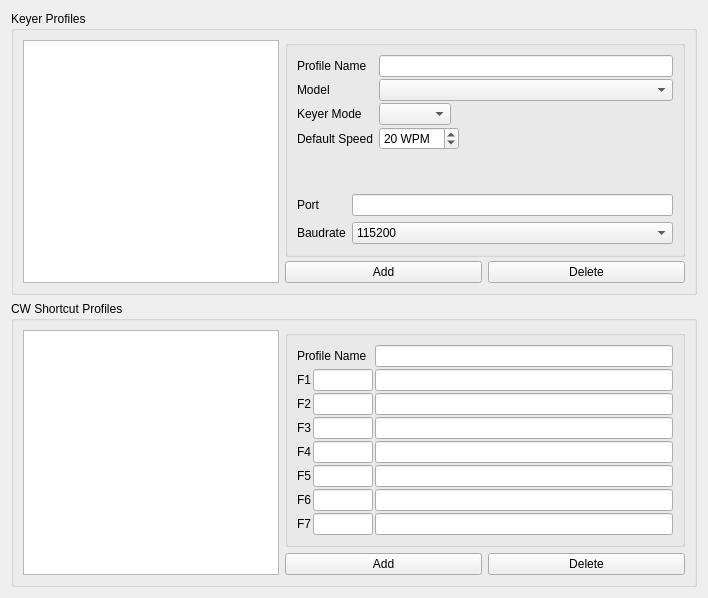
         <widget class="QWidget" name="cwTab">
          <attribute name="title">
           <string>CW Keyers</string>
          </attribute>
          <layout class="QVBoxLayout" name="verticalLayout_8">
           <item>
            <widget class="QGroupBox" name="cwProfileGroup">
             <property name="title">
              <string>Keyer Profiles</string>
             </property>
             <layout class="QGridLayout" name="gridLayout_8">
              <property name="horizontalSpacing">
               <number>6</number>
              </property>
              <property name="verticalSpacing">
               <number>2</number>
              </property>
              <item row="0" column="0" rowspan="3">
               <widget class="QListView" name="cwProfilesListView">
                <property name="focusPolicy">
                 <enum>Qt::NoFocus</enum>
                </property>
                <property name="contextMenuPolicy">
                 <enum>Qt::NoContextMenu</enum>
                </property>
                <property name="toolTip">
                 <string>List of all available CW Keyers</string>
                </property>
                <property name="editTriggers">
                 <set>QAbstractItemView::NoEditTriggers</set>
                </property>
               </widget>
              </item>
              <item row="0" column="1" colspan="2">
               <widget class="QGroupBox" name="cwProfileGroup_2">
                <property name="minimumSize">
                 <size>
                  <width>400</width>
                  <height>0</height>
                 </size>
                </property>
                <property name="title">
                 <string/>
                </property>
                <property name="flat">
                 <bool>false</bool>
                </property>
                <layout class="QFormLayout" name="formLayout_21">
                 <property name="verticalSpacing">
                  <number>2</number>
                 </property>
                 <item row="0" column="0">
                  <widget class="QLabel" name="cwProfileNameLabel">
                   <property name="text">
                    <string>Profile Name</string>
                   </property>
                  </widget>
                 </item>
                 <item row="0" column="1">
                  <widget class="QLineEdit" name="cwProfileNameEdit">
                   <property name="toolTip">
                    <string/>
                   </property>
                   <property name="maxLength">
                    <number>25</number>
                   </property>
                  </widget>
                 </item>
                 <item row="1" column="0">
                  <widget class="QLabel" name="cwModelLabel">
                   <property name="text">
                    <string>Model</string>
                   </property>
                  </widget>
                 </item>
                 <item row="1" column="1">
                  <widget class="QComboBox" name="cwModelSelect"/>
                 </item>
                 <item row="2" column="0">
                  <widget class="QLabel" name="label_3">
                   <property name="text">
                    <string>Keyer Mode</string>
                   </property>
                  </widget>
                 </item>
                 <item row="2" column="1">
                  <widget class="QComboBox" name="cwKeyModeSelect">
                   <property name="sizePolicy">
                    <sizepolicy hsizetype="Maximum" vsizetype="Fixed">
                     <horstretch>0</horstretch>
                     <verstretch>0</verstretch>
                    </sizepolicy>
                   </property>
                  </widget>
                 </item>
                 <item row="3" column="0">
                  <widget class="QLabel" name="label_4">
                   <property name="text">
                    <string>Default Speed</string>
                   </property>
                  </widget>
                 </item>
                 <item row="3" column="1">
                  <widget class="QSpinBox" name="cwDefaulSpeed">
                   <property name="sizePolicy">
                    <sizepolicy hsizetype="Maximum" vsizetype="Fixed">
                     <horstretch>0</horstretch>
                     <verstretch>0</verstretch>
                    </sizepolicy>
                   </property>
                   <property name="specialValueText">
                    <string>N/A</string>
                   </property>
                   <property name="suffix">
                    <string> WPM</string>
                   </property>
                   <property name="minimum">
                    <number>0</number>
                   </property>
                   <property name="maximum">
                    <number>999</number>
                   </property>
                   <property name="value">
                    <number>20</number>
                   </property>
                  </widget>
                 </item>
                 <item row="5" column="0" colspan="2">
                  <widget class="QStackedWidget" name="cwStackedWidget">
                   <property name="sizePolicy">
                    <sizepolicy hsizetype="Preferred" vsizetype="Preferred">
                     <horstretch>0</horstretch>
                     <verstretch>0</verstretch>
                    </sizepolicy>
                   </property>
                   <property name="frameShape">
                    <enum>QFrame::NoFrame</enum>
                   </property>
                   <property name="currentIndex">
                    <number>0</number>
                   </property>
                   <widget class="QWidget" name="cwSerialPage">
                    <layout class="QFormLayout" name="formLayout_22">
                     <property name="leftMargin">
                      <number>0</number>
                     </property>
                     <property name="topMargin">
                      <number>0</number>
                     </property>
                     <property name="rightMargin">
                      <number>0</number>
                     </property>
                     <property name="bottomMargin">
                      <number>0</number>
                     </property>
                     <item row="0" column="0">
                      <widget class="QLabel" name="cwPortLabel">
                       <property name="text">
                        <string>Port</string>
                       </property>
                      </widget>
                     </item>
                     <item row="0" column="1">
                      <widget class="QLineEdit" name="cwPortEdit">
                       <property name="toolTip">
                        <string>Use COMxx for Window or path to COM port under Unix-like OS</string>
                       </property>
                      </widget>
                     </item>
                     <item row="1" column="0">
                      <widget class="QLabel" name="cwBaudLabel">
                       <property name="text">
                        <string>Baudrate</string>
                       </property>
                      </widget>
                     </item>
                     <item row="1" column="1">
                      <widget class="QComboBox" name="cwBaudSelect">
                       <item>
                        <property name="text">
                         <string>115200</string>
                        </property>
                       </item>
                       <item>
                        <property name="text">
                         <string>57600</string>
                        </property>
                       </item>
                       <item>
                        <property name="text">
                         <string>38400</string>
                        </property>
                       </item>
                       <item>
                        <property name="text">
                         <string>19200</string>
                        </property>
                       </item>
                       <item>
                        <property name="text">
                         <string>9600</string>
                        </property>
                       </item>
                       <item>
                        <property name="text">
                         <string>4800</string>
                        </property>
                       </item>
                       <item>
                        <property name="text">
                         <string>2400</string>
                        </property>
                       </item>
                       <item>
                        <property name="text">
                         <string>1200</string>
                        </property>
                       </item>
                      </widget>
                     </item>
                    </layout>
                   </widget>
                   <widget class="QWidget" name="cwNetworkPage">
                    <layout class="QFormLayout" name="formLayout_23">
                     <property name="leftMargin">
                      <number>0</number>
                     </property>
                     <property name="topMargin">
                      <number>0</number>
                     </property>
                     <property name="rightMargin">
                      <number>0</number>
                     </property>
                     <property name="bottomMargin">
                      <number>0</number>
                     </property>
                     <item row="0" column="0">
                      <widget class="QLabel" name="cwHostNameLabel">
                       <property name="text">
                        <string>Host Name</string>
                       </property>
                      </widget>
                     </item>
                     <item row="0" column="1">
                      <widget class="QLineEdit" name="cwHostNameEdit"/>
                     </item>
                     <item row="1" column="0">
                      <widget class="QLabel" name="cwNetPortLabel">
                       <property name="text">
                        <string>Port</string>
                       </property>
                      </widget>
                     </item>
                     <item row="1" column="1">
                      <widget class="QSpinBox" name="cwNetPortSpin">
                       <property name="toolTip">
                        <string>HamLib does not support to change a destination port.</string>
                       </property>
                       <property name="minimum">
                        <number>1024</number>
                       </property>
                       <property name="maximum">
                        <number>65535</number>
                       </property>
                       <property name="value">
                        <number>6789</number>
                       </property>
                      </widget>
                     </item>
                    </layout>
                   </widget>
                  </widget>
                 </item>
                 <item row="4" column="1">
                  <spacer name="verticalSpacer_5">
                   <property name="orientation">
                    <enum>Qt::Vertical</enum>
                   </property>
                   <property name="sizeHint" stdset="0">
                    <size>
                     <width>20</width>
                     <height>40</height>
                    </size>
                   </property>
                  </spacer>
                 </item>
                </layout>
               </widget>
              </item>
              <item row="2" column="1">
               <widget class="QPushButton" name="cwAddProfileButton">
                <property name="text">
                 <string>Add</string>
                </property>
               </widget>
              </item>
              <item row="2" column="2">
               <widget class="QPushButton" name="cwDelProfileButton">
                <property name="text">
                 <string>Delete</string>
                </property>
               </widget>
              </item>
             </layout>
            </widget>
           </item>
           <item>
            <widget class="QGroupBox" name="cwShortcutProfileGroup">
             <property name="title">
              <string>CW Shortcut Profiles</string>
             </property>
             <layout class="QGridLayout" name="gridLayout_9" rowstretch="0,0" columnstretch="0,0,0,0,0,0">
              <item row="1" column="4">
               <widget class="QPushButton" name="cwShortcutAddProfileButton">
                <property name="text">
                 <string>Add</string>
                </property>
               </widget>
              </item>
              <item row="1" column="5">
               <widget class="QPushButton" name="cwShortcutDelProfileButton">
                <property name="text">
                 <string>Delete</string>
                </property>
               </widget>
              </item>
              <item row="0" column="0" rowspan="2" colspan="4">
               <widget class="QListView" name="cwShortcutListView">
                <property name="focusPolicy">
                 <enum>Qt::NoFocus</enum>
                </property>
                <property name="contextMenuPolicy">
                 <enum>Qt::NoContextMenu</enum>
                </property>
                <property name="toolTip">
                 <string>List of all available CW Shortcuts Profiles</string>
                </property>
                <property name="editTriggers">
                 <set>QAbstractItemView::NoEditTriggers</set>
                </property>
               </widget>
              </item>
              <item row="0" column="4" colspan="2">
               <widget class="QGroupBox" name="cwShortcutGroup">
                <property name="minimumSize">
                 <size>
                  <width>400</width>
                  <height>0</height>
                 </size>
                </property>
                <property name="title">
                 <string/>
                </property>
                <layout class="QFormLayout" name="formLayout_24">
                 <property name="horizontalSpacing">
                  <number>2</number>
                 </property>
                 <property name="verticalSpacing">
                  <number>2</number>
                 </property>
                 <item row="0" column="0">
                  <widget class="QLabel" name="cwShortcutProfileNameLabel">
                   <property name="text">
                    <string>Profile Name</string>
                   </property>
                  </widget>
                 </item>
                 <item row="0" column="1">
                  <widget class="QLineEdit" name="cwShortcutProfileNameEdit">
                   <property name="maxLength">
                    <number>25</number>
                   </property>
                  </widget>
                 </item>
                 <item row="1" column="0">
                  <layout class="QHBoxLayout" name="horizontalLayout_13">
                   <property name="rightMargin">
                    <number>0</number>
                   </property>
                   <property name="bottomMargin">
                    <number>0</number>
                   </property>
                   <item>
                    <widget class="QLabel" name="cwShortcutF1Label">
                     <property name="text">
                      <string>F1</string>
                     </property>
                    </widget>
                   </item>
                   <item>
                    <widget class="QLineEdit" name="cwShortcutF1ShortEdit">
                     <property name="sizePolicy">
                      <sizepolicy hsizetype="Maximum" vsizetype="Fixed">
                       <horstretch>0</horstretch>
                       <verstretch>0</verstretch>
                      </sizepolicy>
                     </property>
                     <property name="minimumSize">
                      <size>
                       <width>0</width>
                       <height>0</height>
                      </size>
                     </property>
                     <property name="maximumSize">
                      <size>
                       <width>60</width>
                       <height>16777215</height>
                      </size>
                     </property>
                     <property name="toolTip">
                      <string>Short Desciption of the Button (up to 7 chars)</string>
                     </property>
                     <property name="text">
                      <string/>
                     </property>
                     <property name="maxLength">
                      <number>7</number>
                     </property>
                     <property name="frame">
                      <bool>true</bool>
                     </property>
                    </widget>
                   </item>
                  </layout>
                 </item>
                 <item row="1" column="1">
                  <widget class="QLineEdit" name="cwShortcutF1MacroEdit">
                   <property name="toolTip">
                    <string>&lt;DXCALL&gt; = DX Callsign
&lt;NAME&gt; = DX Operator Name
&lt;RST&gt; = Report 599
&lt;RSTN&gt; = Report 5NN
&lt;GREETING&gt; = Greenting GM/GA/GE
&lt;MYCALL&gt; = My Callsign
&lt;MYNAME&gt; = My Name
&lt;MYQTH&gt; = My QTH
&lt;MYLOCATOR&gt; = My Gridsquare
&lt;MYGRID&gt; = My Gridsquare
&lt;MYSIG&gt; = My SIG
&lt;MYSIGINFO&gt; = My SIG Information
&lt;MYIOTA&gt; = My IOTA
&lt;MYSOTA&gt; = MY SOTA
&lt;MYWWFT&gt; = My WWFT
&lt;MYVUCC&gt; = MY VUCC
&lt;MYPWR&gt; = My Power in W
&lt;EXCHSTR&gt; = Contest Exchange Message
&lt;EXCHNR&gt; = Contest Exchange Serial Number
&lt;EXCHNRN&gt; = Contest Exchange Serial Number (9→N, 0→T) 
</string>
                   </property>
                   <property name="inputMask">
                    <string/>
                   </property>
                  </widget>
                 </item>
                 <item row="2" column="0">
                  <layout class="QHBoxLayout" name="horizontalLayout_9">
                   <property name="rightMargin">
                    <number>0</number>
                   </property>
                   <property name="bottomMargin">
                    <number>0</number>
                   </property>
                   <item>
                    <widget class="QLabel" name="cwShortcutF2Label">
                     <property name="text">
                      <string>F2</string>
                     </property>
                    </widget>
                   </item>
                   <item>
                    <widget class="QLineEdit" name="cwShortcutF2ShortEdit">
                     <property name="sizePolicy">
                      <sizepolicy hsizetype="Maximum" vsizetype="Fixed">
                       <horstretch>0</horstretch>
                       <verstretch>0</verstretch>
                      </sizepolicy>
                     </property>
                     <property name="maximumSize">
                      <size>
                       <width>60</width>
                       <height>16777215</height>
                      </size>
                     </property>
                     <property name="toolTip">
                      <string>Short Desciption of the Button (up to 7 chars)</string>
                     </property>
                     <property name="maxLength">
                      <number>5</number>
                     </property>
                    </widget>
                   </item>
                  </layout>
                 </item>
                 <item row="2" column="1">
                  <widget class="QLineEdit" name="cwShortcutF2MacroEdit">
                   <property name="toolTip">
                    <string>&lt;DXCALL&gt; = DX Callsign
&lt;NAME&gt; = DX Operator Name
&lt;RST&gt; = Report 599
&lt;RSTN&gt; = Report 5NN
&lt;GREETING&gt; = Greenting GM/GA/GE
&lt;MYCALL&gt; = My Callsign
&lt;MYNAME&gt; = My Name
&lt;MYQTH&gt; = My QTH
&lt;MYLOCATOR&gt; = My Gridsquare
&lt;MYGRID&gt; = My Gridsquare
&lt;MYSIG&gt; = My SIG
&lt;MYSIGINFO&gt; = My SIG Information
&lt;MYIOTA&gt; = My IOTA
&lt;MYSOTA&gt; = MY SOTA
&lt;MYWWFT&gt; = My WWFT
&lt;MYVUCC&gt; = MY VUCC
&lt;MYPWR&gt; = My Power in W
&lt;EXCHSTR&gt; = Contest Exchange Message
&lt;EXCHNR&gt; = Contest Exchange Serial Number
&lt;EXCHNRN&gt; = Contest Exchange Serial Number (9→N, 0→T) 
</string>
                   </property>
                  </widget>
                 </item>
                 <item row="3" column="1">
                  <widget class="QLineEdit" name="cwShortcutF3MacroEdit">
                   <property name="toolTip">
                    <string>&lt;DXCALL&gt; = DX Callsign
&lt;NAME&gt; = DX Operator Name
&lt;RST&gt; = Report 599
&lt;RSTN&gt; = Report 5NN
&lt;GREETING&gt; = Greenting GM/GA/GE
&lt;MYCALL&gt; = My Callsign
&lt;MYNAME&gt; = My Name
&lt;MYQTH&gt; = My QTH
&lt;MYLOCATOR&gt; = My Gridsquare
&lt;MYGRID&gt; = My Gridsquare
&lt;MYSIG&gt; = My SIG
&lt;MYSIGINFO&gt; = My SIG Information
&lt;MYIOTA&gt; = My IOTA
&lt;MYSOTA&gt; = MY SOTA
&lt;MYWWFT&gt; = My WWFT
&lt;MYVUCC&gt; = MY VUCC
&lt;MYPWR&gt; = My Power in W
&lt;EXCHSTR&gt; = Contest Exchange Message
&lt;EXCHNR&gt; = Contest Exchange Serial Number
&lt;EXCHNRN&gt; = Contest Exchange Serial Number (9→N, 0→T) 
</string>
                   </property>
                  </widget>
                 </item>
                 <item row="4" column="1">
                  <widget class="QLineEdit" name="cwShortcutF4MacroEdit">
                   <property name="toolTip">
                    <string>&lt;DXCALL&gt; = DX Callsign
&lt;NAME&gt; = DX Operator Name
&lt;RST&gt; = Report 599
&lt;RSTN&gt; = Report 5NN
&lt;GREETING&gt; = Greenting GM/GA/GE
&lt;MYCALL&gt; = My Callsign
&lt;MYNAME&gt; = My Name
&lt;MYQTH&gt; = My QTH
&lt;MYLOCATOR&gt; = My Gridsquare
&lt;MYGRID&gt; = My Gridsquare
&lt;MYSIG&gt; = My SIG
&lt;MYSIGINFO&gt; = My SIG Information
&lt;MYIOTA&gt; = My IOTA
&lt;MYSOTA&gt; = MY SOTA
&lt;MYWWFT&gt; = My WWFT
&lt;MYVUCC&gt; = MY VUCC
&lt;MYPWR&gt; = My Power in W
&lt;EXCHSTR&gt; = Contest Exchange Message
&lt;EXCHNR&gt; = Contest Exchange Serial Number
&lt;EXCHNRN&gt; = Contest Exchange Serial Number (9→N, 0→T) 
</string>
                   </property>
                  </widget>
                 </item>
                 <item row="5" column="1">
                  <widget class="QLineEdit" name="cwShortcutF5MacroEdit">
                   <property name="toolTip">
                    <string>&lt;DXCALL&gt; = DX Callsign
&lt;NAME&gt; = DX Operator Name
&lt;RST&gt; = Report 599
&lt;RSTN&gt; = Report 5NN
&lt;GREETING&gt; = Greenting GM/GA/GE
&lt;MYCALL&gt; = My Callsign
&lt;MYNAME&gt; = My Name
&lt;MYQTH&gt; = My QTH
&lt;MYLOCATOR&gt; = My Gridsquare
&lt;MYGRID&gt; = My Gridsquare
&lt;MYSIG&gt; = My SIG
&lt;MYSIGINFO&gt; = My SIG Information
&lt;MYIOTA&gt; = My IOTA
&lt;MYSOTA&gt; = MY SOTA
&lt;MYWWFT&gt; = My WWFT
&lt;MYVUCC&gt; = MY VUCC
&lt;MYPWR&gt; = My Power in W
&lt;EXCHSTR&gt; = Contest Exchange Message
&lt;EXCHNR&gt; = Contest Exchange Serial Number
&lt;EXCHNRN&gt; = Contest Exchange Serial Number (9→N, 0→T) 
</string>
                   </property>
                  </widget>
                 </item>
                 <item row="6" column="1">
                  <widget class="QLineEdit" name="cwShortcutF6MacroEdit">
                   <property name="toolTip">
                    <string>&lt;DXCALL&gt; = DX Callsign
&lt;NAME&gt; = DX Operator Name
&lt;RST&gt; = Report 599
&lt;RSTN&gt; = Report 5NN
&lt;GREETING&gt; = Greenting GM/GA/GE
&lt;MYCALL&gt; = My Callsign
&lt;MYNAME&gt; = My Name
&lt;MYQTH&gt; = My QTH
&lt;MYLOCATOR&gt; = My Gridsquare
&lt;MYGRID&gt; = My Gridsquare
&lt;MYSIG&gt; = My SIG
&lt;MYSIGINFO&gt; = My SIG Information
&lt;MYIOTA&gt; = My IOTA
&lt;MYSOTA&gt; = MY SOTA
&lt;MYWWFT&gt; = My WWFT
&lt;MYVUCC&gt; = MY VUCC
&lt;MYPWR&gt; = My Power in W
&lt;EXCHSTR&gt; = Contest Exchange Message
&lt;EXCHNR&gt; = Contest Exchange Serial Number
&lt;EXCHNRN&gt; = Contest Exchange Serial Number (9→N, 0→T) 
</string>
                   </property>
                  </widget>
                 </item>
                 <item row="7" column="1">
                  <widget class="QLineEdit" name="cwShortcutF7MacroEdit">
                   <property name="toolTip">
                    <string>&lt;DXCALL&gt; = DX Callsign
&lt;NAME&gt; = DX Operator Name
&lt;RST&gt; = Report 599
&lt;RSTN&gt; = Report 5NN
&lt;GREETING&gt; = Greenting GM/GA/GE
&lt;MYCALL&gt; = My Callsign
&lt;MYNAME&gt; = My Name
&lt;MYQTH&gt; = My QTH
&lt;MYLOCATOR&gt; = My Gridsquare
&lt;MYGRID&gt; = My Gridsquare
&lt;MYSIG&gt; = My SIG
&lt;MYSIGINFO&gt; = My SIG Information
&lt;MYIOTA&gt; = My IOTA
&lt;MYSOTA&gt; = MY SOTA
&lt;MYWWFT&gt; = My WWFT
&lt;MYVUCC&gt; = MY VUCC
&lt;MYPWR&gt; = My Power in W
&lt;EXCHSTR&gt; = Contest Exchange Message
&lt;EXCHNR&gt; = Contest Exchange Serial Number
&lt;EXCHNRN&gt; = Contest Exchange Serial Number (9→N, 0→T) 
</string>
                   </property>
                  </widget>
                 </item>
                 <item row="3" column="0">
                  <layout class="QHBoxLayout" name="horizontalLayout_19">
                   <property name="rightMargin">
                    <number>0</number>
                   </property>
                   <property name="bottomMargin">
                    <number>0</number>
                   </property>
                   <item>
                    <widget class="QLabel" name="cwShortcutF3Label">
                     <property name="text">
                      <string>F3</string>
                     </property>
                    </widget>
                   </item>
                   <item>
                    <widget class="QLineEdit" name="cwShortcutF3ShortEdit">
                     <property name="maximumSize">
                      <size>
                       <width>60</width>
                       <height>16777215</height>
                      </size>
                     </property>
                     <property name="toolTip">
                      <string>Short Desciption of the Button (up to 7 chars)</string>
                     </property>
                     <property name="maxLength">
                      <number>5</number>
                     </property>
                    </widget>
                   </item>
                  </layout>
                 </item>
                 <item row="4" column="0">
                  <layout class="QHBoxLayout" name="horizontalLayout_20">
                   <property name="rightMargin">
                    <number>0</number>
                   </property>
                   <property name="bottomMargin">
                    <number>0</number>
                   </property>
                   <item>
                    <widget class="QLabel" name="cwShortcutF4Label">
                     <property name="text">
                      <string>F4</string>
                     </property>
                    </widget>
                   </item>
                   <item>
                    <widget class="QLineEdit" name="cwShortcutF4ShortEdit">
                     <property name="maximumSize">
                      <size>
                       <width>60</width>
                       <height>16777215</height>
                      </size>
                     </property>
                     <property name="toolTip">
                      <string>Short Desciption of the Button (up to 7 chars)</string>
                     </property>
                     <property name="maxLength">
                      <number>5</number>
                     </property>
                    </widget>
                   </item>
                  </layout>
                 </item>
                 <item row="5" column="0">
                  <layout class="QHBoxLayout" name="horizontalLayout_21">
                   <property name="rightMargin">
                    <number>0</number>
                   </property>
                   <property name="bottomMargin">
                    <number>0</number>
                   </property>
                   <item>
                    <widget class="QLabel" name="cwShortcutF5Label">
                     <property name="text">
                      <string>F5</string>
                     </property>
                    </widget>
                   </item>
                   <item>
                    <widget class="QLineEdit" name="cwShortcutF5ShortEdit">
                     <property name="maximumSize">
                      <size>
                       <width>60</width>
                       <height>16777215</height>
                      </size>
                     </property>
                     <property name="toolTip">
                      <string>Short Desciption of the Button (up to 7 chars)</string>
                     </property>
                     <property name="maxLength">
                      <number>5</number>
                     </property>
                    </widget>
                   </item>
                  </layout>
                 </item>
                 <item row="6" column="0">
                  <layout class="QHBoxLayout" name="horizontalLayout_22">
                   <property name="rightMargin">
                    <number>0</number>
                   </property>
                   <property name="bottomMargin">
                    <number>0</number>
                   </property>
                   <item>
                    <widget class="QLabel" name="cwShortcutF6Label">
                     <property name="text">
                      <string>F6</string>
                     </property>
                    </widget>
                   </item>
                   <item>
                    <widget class="QLineEdit" name="cwShortcutF6ShortEdit">
                     <property name="maximumSize">
                      <size>
                       <width>60</width>
                       <height>16777215</height>
                      </size>
                     </property>
                     <property name="toolTip">
                      <string>Short Desciption of the Button (up to 7 chars)</string>
                     </property>
                     <property name="maxLength">
                      <number>5</number>
                     </property>
                    </widget>
                   </item>
                  </layout>
                 </item>
                 <item row="7" column="0">
                  <layout class="QHBoxLayout" name="horizontalLayout_23">
                   <property name="rightMargin">
                    <number>0</number>
                   </property>
                   <property name="bottomMargin">
                    <number>0</number>
                   </property>
                   <item>
                    <widget class="QLabel" name="cwShortcutF7Label">
                     <property name="text">
                      <string>F7</string>
                     </property>
                    </widget>
                   </item>
                   <item>
                    <widget class="QLineEdit" name="cwShortcutF7ShortEdit">
                     <property name="maximumSize">
                      <size>
                       <width>60</width>
                       <height>16777215</height>
                      </size>
                     </property>
                     <property name="toolTip">
                      <string>Short Desciption of the Button (up to 7 chars)</string>
                     </property>
                     <property name="maxLength">
                      <number>5</number>
                     </property>
                    </widget>
                   </item>
                  </layout>
                 </item>
                </layout>
               </widget>
              </item>
             </layout>
            </widget>
           </item>
          </layout>
         </widget>
